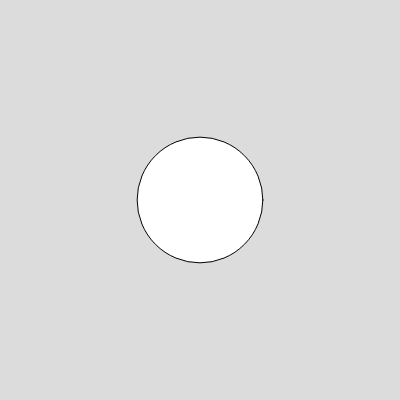
Frame 1 (no input)
Frame 60 (no input): identical to frame 1, image omitted
Frame 120 (the mouse pressed at the canvas centre since frame 60): identical to frame 1, image omitted

The p5.js sketch that drew this single still picture (run headless with seeded random() and noise() and a simulated clock; from frame 60 on, the mouse is pressed at the canvas centre):

// p5.js sketch
// ── sketch.js
function setup() {
  createCanvas(400, 400);
  r=random(20,80);
  
  background(220);
  
  
}
let r=40;
let x=200;
let y=200;

function draw() {
  background(220);
  circle(x,y,r*2);
}

function mousePressed(){
  print(sqrt(pow(mouseX-x,2)+pow(mouseY-y,2))-r);
  if(mouseButton==LEFT){
    if(sqrt(pow(mouseX-x,2)+pow(mouseY-y,2))<=r){
      console.log("gamer time :)");
    }
  }
  
}
